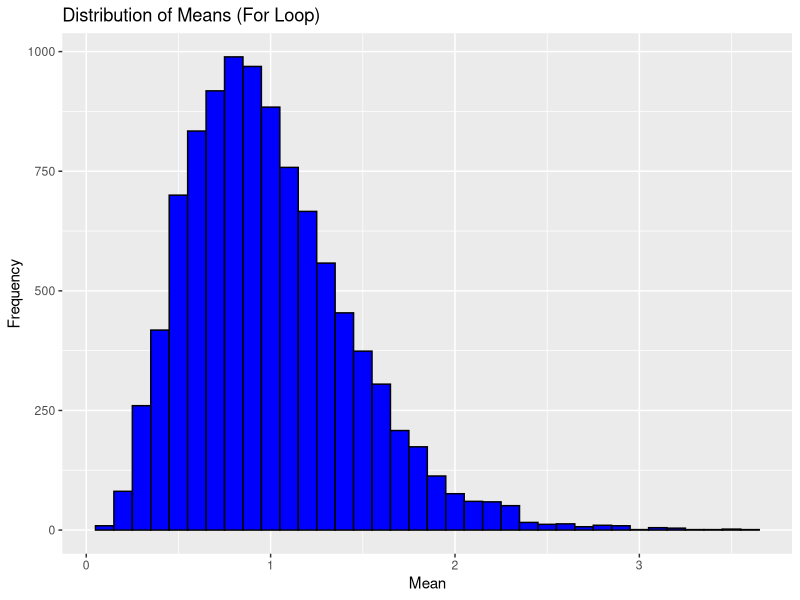
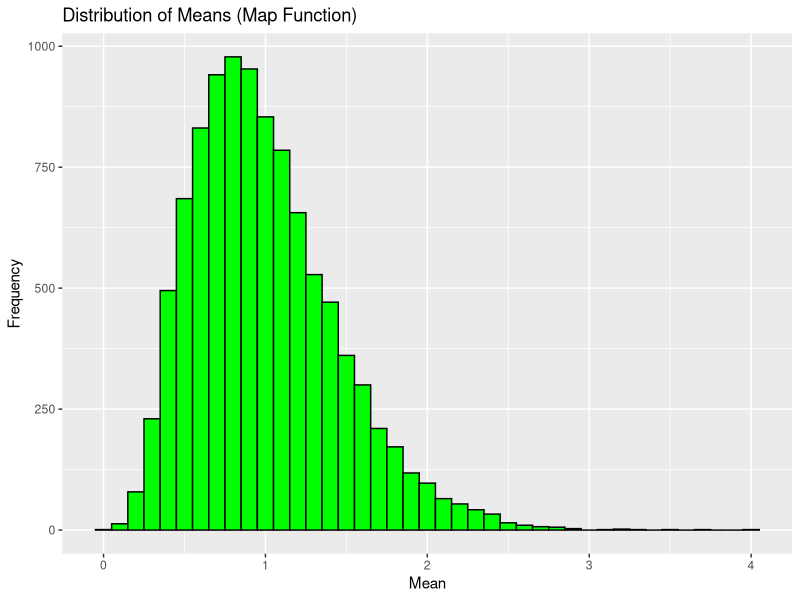
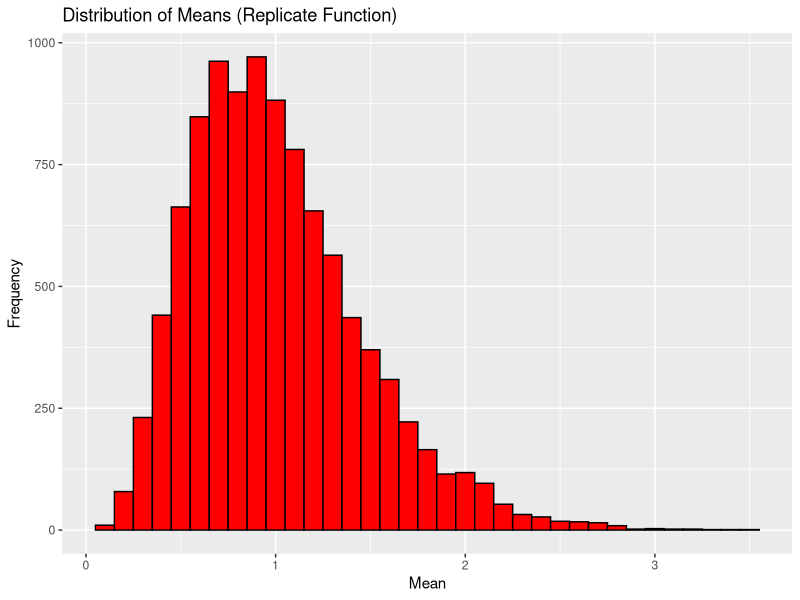
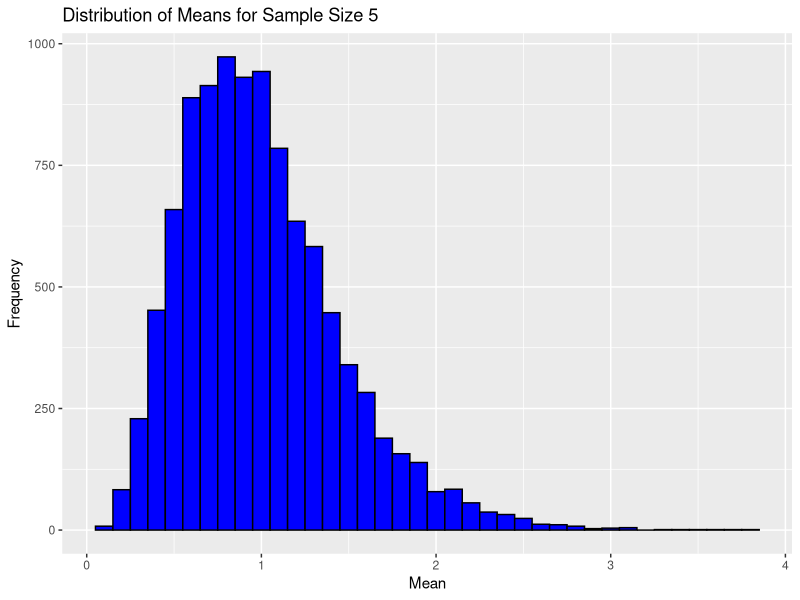
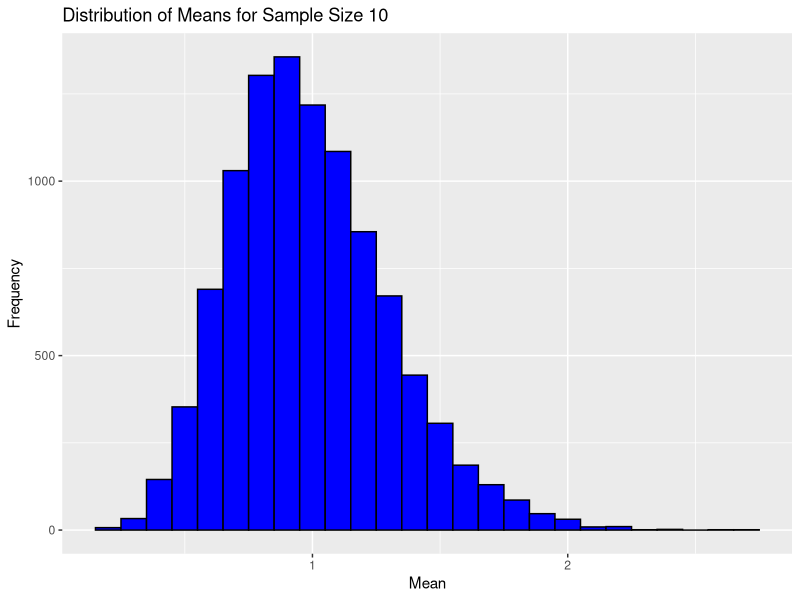
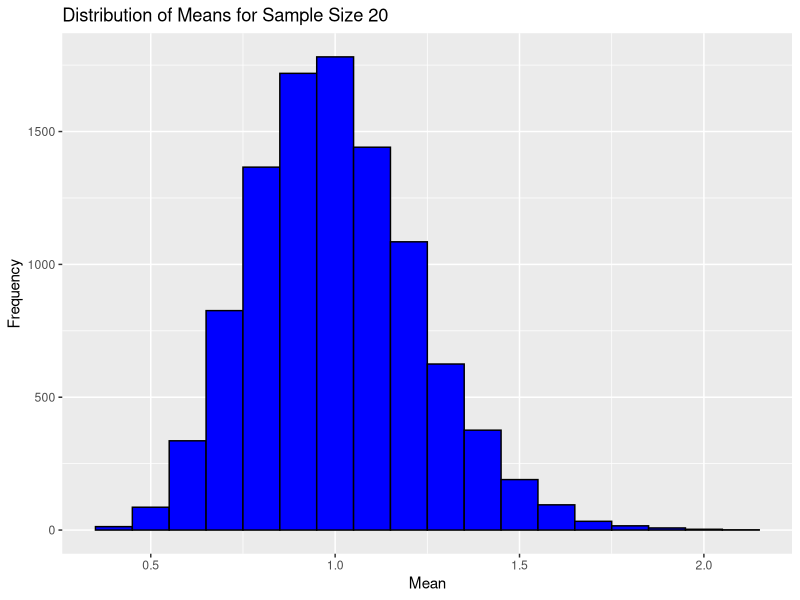

Reproduce these figures in R, in order.
## ---- chunk 1
library(tidyverse)
tribble( ~x, ~y, ~w, ~z,
210, 300, 220, 180,
102, 100, 119, 187,
176, 175, 188, 173,
87, 95, 91, 94,
202, 210, 234, 218,
110, 122, 131, 128,
) -> dt
sapply(dt, mean)
## ---- chunk 2
sapply(dt, sd)
## ---- chunk 3
dt_sqrt <- dt %>% mutate(across(everything(), sqrt))
dt_sqrt
## ---- chunk 4
summary_stats <- sapply(dt, function(column) {
  c(Mean = mean(column),
    Max = max(column),
    `1st Quartile` = quantile(column, 0.25),
    `3rd Quartile` = quantile(column, 0.75),
    Median = median(column),
    Min = min(column))
})
summary_stats
## ---- chunk 5
library(ggplot2)
draw_means_for_loop <- function(n, size, rate) {
  means <- numeric(n)
  for (i in 1:n) {
    observations <- rexp(size, rate)
    means[i] <- mean(observations)
  }
  return(means)
}

means_for_loop <- draw_means_for_loop(10000, 5, 1)

ggplot(data.frame(Means = means_for_loop), aes(x = Means)) +
  geom_histogram(binwidth = 0.1, fill = "blue", color = "black") +
  ggtitle("Distribution of Means (For Loop)") +
  xlab("Mean") +
  ylab("Frequency")


library(purrr)
library(ggplot2)

draw_means_map <- function(n, size, rate) {
  map_dbl(1:n, ~mean(rexp(size, rate)))
}

means_map <- draw_means_map(10000, 5, 1)

ggplot(data.frame(Means = means_map), aes(x = Means)) +
  geom_histogram(binwidth = 0.1, fill = "green", color = "black") +
  ggtitle("Distribution of Means (Map Function)") +
  xlab("Mean") +
  ylab("Frequency")
## ---- chunk 6
library(ggplot2)

means_replicate <- replicate(10000, mean(rexp(5, 1)))

ggplot(data.frame(Means = means_replicate), aes(x = Means)) +
  geom_histogram(binwidth = 0.1, fill = "red", color = "black") +
  ggtitle("Distribution of Means (Replicate Function)") +
  xlab("Mean") +
  ylab("Frequency")
## ---- chunk 7
library(ggplot2)
plot_sample_means <- function(sample_sizes, num_repeats, rate) {
  for (size in sample_sizes) {
    means <- replicate(num_repeats, mean(rexp(size, rate)))
    plot <- ggplot(data.frame(Means = means), aes(x = Means)) +
      geom_histogram(binwidth = 0.1, fill = "blue", color = "black") +
      ggtitle(paste("Distribution of Means for Sample Size", size)) +
      xlab("Mean") +
      ylab("Frequency")
    
    print(plot)
  }
}

sample_sizes <- c(5, 10, 20)
plot_sample_means(sample_sizes, 10000, 1)

## ---- chunk 8
data("mtcars")
std_devs <- numeric(ncol(mtcars))
names(std_devs) <- names(mtcars)

for (i in 1:ncol(mtcars)) {
  std_devs[i] <- sd(mtcars[[i]])
}

print(std_devs)
